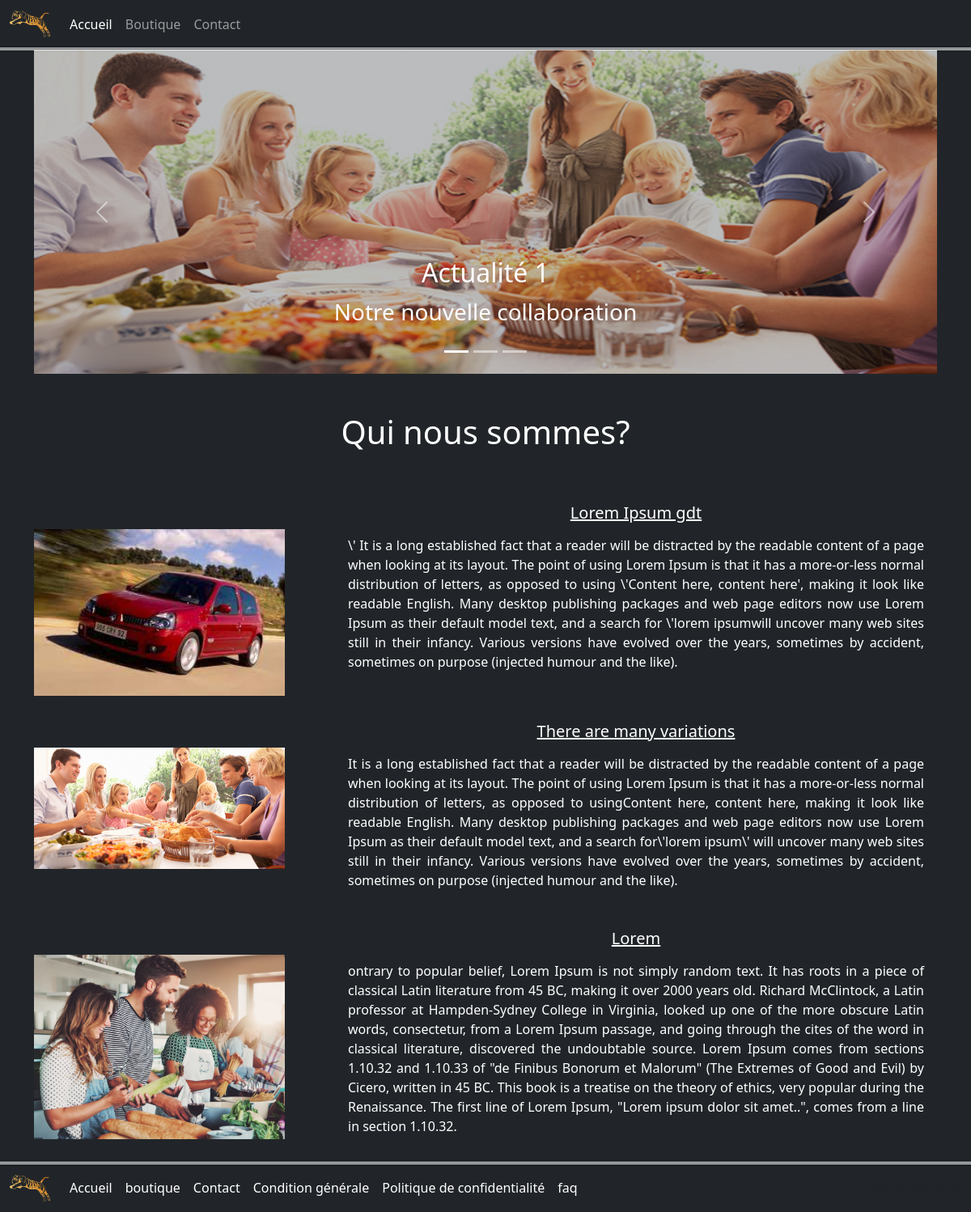
Screenshot of /lcvie/index.php with the database file from the repository.
### tables this page shows
CREATE TABLE `articles` (
  `id_art` int(11) NOT NULL,
  `title_art` varchar(50) NOT NULL,
  `image` varchar(100) NOT NULL,
  `content_art` varchar(1000) NOT NULL,
  `date_created` timestamp NOT NULL DEFAULT current_timestamp()
);

### lcvie/Controllers/Public/PublicController.php (called while the page is built, shortened)
<?php
require './vendor/autoload.php';
class PublicController{
    private $pum;
    public function __construct(){
            $this->pum = new PublicModel;
    }
    public function ViewArticle(){
        $articles = $this->pum->getArticle();
        require_once('./Views/public/Accueil.php');
        return $articles;
    }
}
?>

### lcvie/index.php (called while the page is built, shortened)
<?php
$router = new Router;
$router->getPath();
?>

### lcvie/Route/autoload.php (called while the page is built, shortened)
<?php
spl_autoload_register(function($class){
$tabFiles = ["./Models/$class.php", "./Models/Admin/$class.php", "./Controllers/Admin/$class.php","./Models/Public/$class.php","./Controllers/public/$class.php"];
});
?>

### lcvie/Models/Public/PublicModel.php (called while the page is built, shortened)
<?php
class PublicModel extends Driver{
    public function getArticle(){
        $sql = "SELECT * FROM articles
                ORDER BY id_art DESC";
        $result = $this->getRequest($sql);
        $rows = $result->fetchAll(PDO::FETCH_OBJ);
        $tabArt = [];
        foreach($rows as $row){
            $art = new Articles();
            $art->setIdArt($row->id_art);
            $art->setTitleArt($row->title_art);
            $art->setImage($row->image);
            $art->setContentArt($row->content_art);
            $art->setDateCreated($row->date_created);
            array_push($tabArt, $art);
        }
        return $tabArt;
    }
}
?>

### lcvie/Models/Driver.php (called while the page is built)
<?php
 class Driver{
    private static $db;
    private static function getDb()
    {
        if(self::$db === null){
            try{
                self::$db = new PDO('mysql:host=localhost; dbname=lcvie','root','');
                self::$db->setAttribute(PDO::ATTR_ERRMODE, PDO::ERRMODE_EXCEPTION);
            }catch(PDOException $e){
                die($e->getMessage());
            }
        }
        return self::$db;
    }
    protected function getRequest($sql, $params = null){
        $result = self::getDb()->prepare($sql);
        $result->execute($params);
        return $result;
    }
}
?>

### lcvie/Models/Articles.php (called while the page is built, shortened)
<?php
 class Articles{
    private $title_art;
    private $image;
    private $content_art;
    public function getTitleArt()
    {
        return $this->title_art;
    }
    public function getContentArt()
    {
        return $this->content_art;
    }
    public function getImage()
    {
        return $this->image;
    }
    public function setDateCreated($date_created)
    {
        return $this;
    }
    public function setContentArt($content_art)
    {
        $this->content_art = $content_art;
        return $this;
    }
    public function setTitleArt($title_art)
    {
        $this->title_art = $title_art;
        return $this;
    }
    public function setIdArt($id_art)
    {
        return $this;
    }
    public function setImage($image)
    {
        $this->image = $image;
        return $this;
    }
}
?>

### lcvie/Views/Public/Accueil.php (the view, shortened to what this page needs)
<div class="container" id="home">
<div id="carouselHome" class="carousel slide" data-bs-ride="carousel">
  <div class="carousel-indicators">
    <button type="button" data-bs-target="#carouselExampleCaptions" data-bs-slide-to="0" class="active" aria-current="true" aria-label="Slide 1"></button>
    <button type="button" data-bs-target="#carouselExampleCaptions" data-bs-slide-to="1" aria-label="Slide 2"></button>
    <button type="button" data-bs-target="#carouselExampleCaptions" data-bs-slide-to="2" aria-label="Slide 3"></button>
  </div>
  <div class="carousel-inner">
    <div class="carousel-item active">
      <img src="./Assets/images/ensemble2.png" height="400px" class="d-block w-100 carousel-image" alt="...">
      <div class="carousel-caption d-none text-white d-md-block ">
        <h5 class="fs-2">Actualité 1</h5>
        <p class="fs-3">Notre nouvelle collaboration</p>
      </div>
    </div>
  </div>
  <button class="carousel-control-prev" type="button" data-bs-target="#carouselExampleCaptions" data-bs-slide="prev">
    <span class="carousel-control-prev-icon" aria-hidden="true"></span>
  </button>
  <button class="carousel-control-next" type="button" data-bs-target="#carouselExampleCaptions" data-bs-slide="next">
    <span class="carousel-control-next-icon" aria-hidden="true"></span>
  </button>
</div>
                <h1 class="my-5 text-center text-white">Qui nous sommes?</h1>
                    <?php foreach($articles as $article){ ?>
                            <div class="card mb-3" id="card-accueil">
                                <div class="row g-0">
                                    <div class="col-4">
                                    <img src="./Assets/images/<?= $article->getImage();?>" class="mt-5"  width="310" alt="image">
                                    </div>
                                    <div class="col-8">
                                    <div class="card-body">
                                        <h5 class="card-title text-center mb-3"><?= $article->getTitleArt();?></h5>
                                        <p class="card-text"><?= $article->getContentArt();?></p>
                                    </div>
                                    </div>
                                </div>
                            </div>
                    <?php } ?>
<?php
    require_once('./Views/TemplatePublic.php');
?>

### lcvie/Assets/css/Index.css (style rules this page uses)
body { background-color: #212529; }

### lcvie/Assets/css/Public/TemplatePublic.css (style rules this page uses)
.card-title { text-decoration: underline; }
#card-accueil { border: none; text-align: justify; background-color: #212529; color: white; }
img.carousel-image { opacity: 0.7; }

### rows the page displays
articles: image (picture), title_art "Lorem Ipsum gdt", content_art "\\' It is a long established fact that a reader will be distracted by the readable content of a page when looking at its layout. The point of using Lorem Ipsum is that it has a more-or-less normal distribution of letters, as opposed to using \\'Content here, content here', making it look like readable English. Many desktop publishing packages and web page editors now use Lorem Ipsum as their default model text, and a search for \\'lorem ipsumwill uncover many web sites still in their infancy. Various versions have evolved over the years, sometimes by accident, sometimes on purpose (injected humour and the like)."
articles: image (picture), title_art "There are many variations", content_art "It is a long established fact that a reader will be distracted by the readable content of a page when looking at its layout. The point of using Lorem Ipsum is that it has a more-or-less normal distribution of letters, as opposed to usingContent here, content here, making it look like readable English. Many desktop publishing packages and web page editors now use Lorem Ipsum as their default model text, and a search for\\'lorem ipsum\\' will uncover many web sites still in their infancy. Various versions have evolved over the years, sometimes by accident, sometimes on purpose (injected humour and the like)."
articles: image (picture), title_art "Lorem", content_art "ontrary to popular belief, Lorem Ipsum is not simply random text. It has roots in a piece of classical Latin literature from 45 BC, making it over 2000 years old. Richard McClintock, a Latin professor at Hampden-Sydney College in Virginia, looked up one of the more obscure Latin words, consectetur, from a Lorem Ipsum passage, and going through the cites of the word in classical literature, discovered the undoubtable source. Lorem Ipsum comes from sections 1.10.32 and 1.10.33 of \"de Finibus Bonorum et Malorum\" (The Extremes of Good and Evil) by Cicero, written in 45 BC. This book is a treatise on the theory of ethics, very popular during the Renaissance. The first line of Lorem Ipsum, \"Lorem…"
